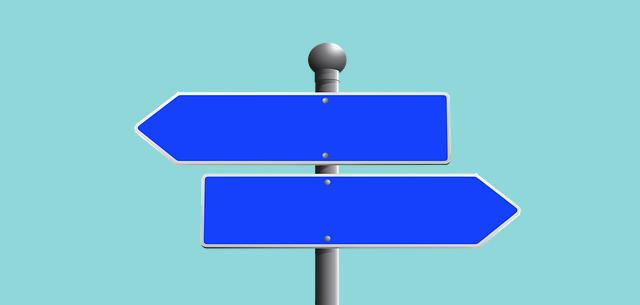
#> input picture utils/directional/directional-base.png, 640 x 305 px
$ python main.py
#> lines starting #> are read from the running program, lines starting #| are printed output that depends on the picture
from PIL import Image, ImageFont, ImageDraw
import numpy as np
import cv2

# Fontul folosit pentru text
font = ImageFont.truetype('./Roboto-Black.ttf', 40)

# Imaginea de baza
image = Image.open("./directional-base.png")
#> image is the input picture: PIL image 640x305 RGB; mean R, G, B 119.9, 183.3, 221.4

# Adaugarea textului
draw = ImageDraw.Draw(image)
draw.text((200, 105), "Târgu Mureș", font=font, fill=(255, 255, 255))
draw.text((230, 185), "Cluj-Napoca", font=font, fill=(255, 255, 255))

# Salarea imaginii
image = np.array(image)
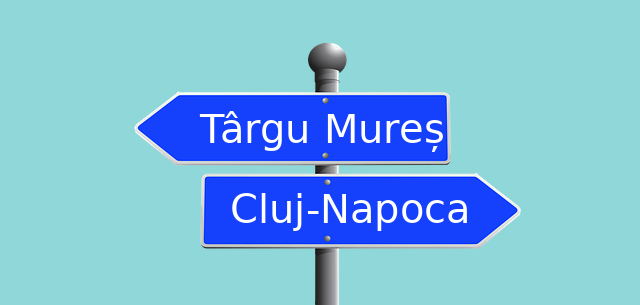
#> image: shape (305, 640, 3); mean R, G, B 124.8, 187.3, 221.5
image = cv2.cvtColor(image, cv2.COLOR_RGB2BGR)
cv2.imwrite("out.png", image)
